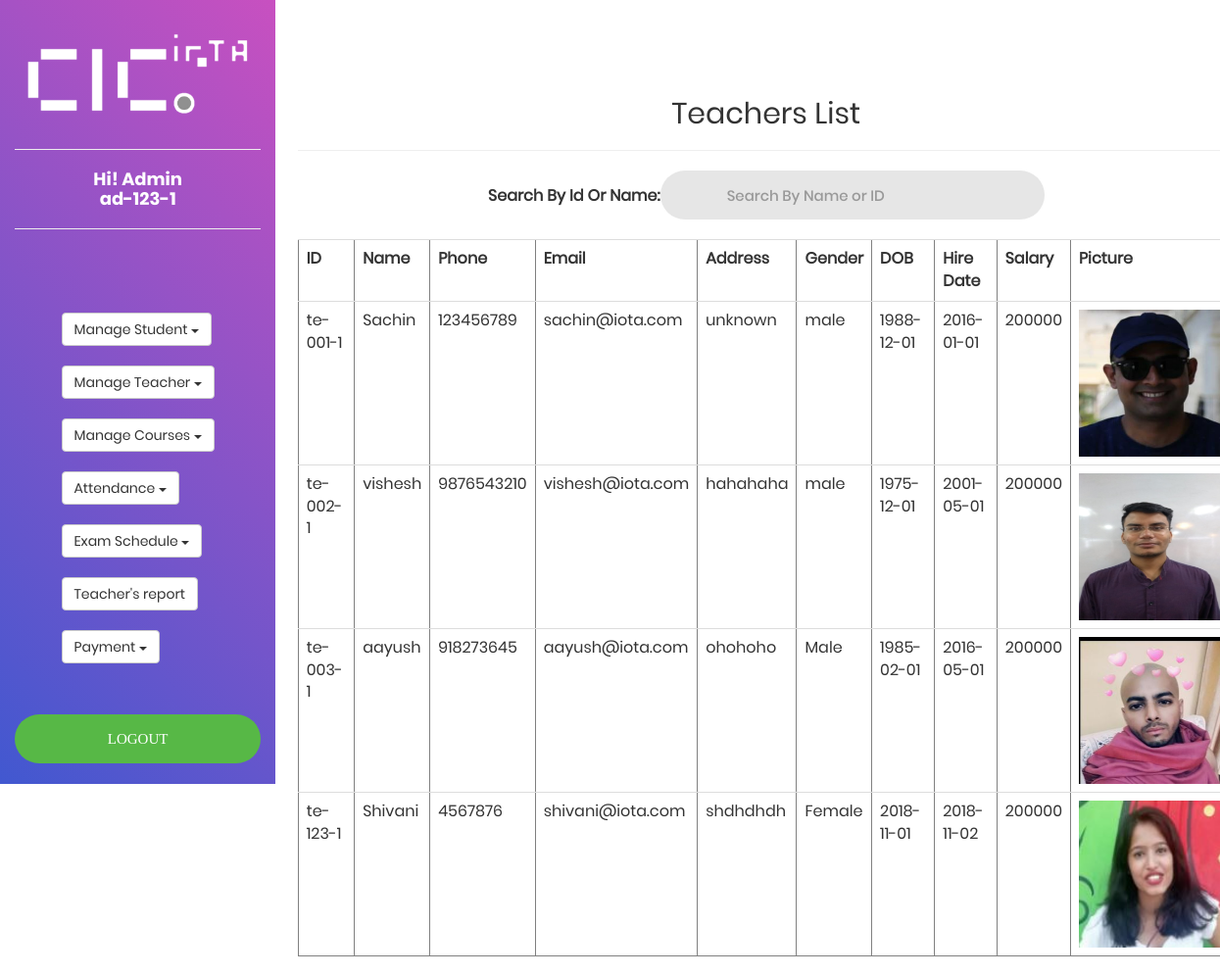
The page /module/admin/viewTeacher.php (signed in) on the database its author committed.
### tables this page shows
CREATE TABLE `teachers` (
  `id` varchar(20) NOT NULL,
  `name` varchar(20) NOT NULL,
  `password` varchar(20) NOT NULL,
  `phone` varchar(13) NOT NULL,
  `email` varchar(20) NOT NULL,
  `address` varchar(30) NOT NULL,
  `sex` varchar(7) NOT NULL,
  `dob` date NOT NULL,
  `hiredate` date NOT NULL,
  `salary` double NOT NULL
);

### module/admin/viewTeacher.php (the view, shortened to what this page needs)
<?php
$sql = "SELECT * FROM teachers;";
$res= mysql_query($sql);
$string = "";
$images_dir = "../../images/";
while($row = mysql_fetch_array($res)){
    $picname = $row['id'];
    $string .= '<tr><td>'.$row['id'].'</td><td>'.$row['name'].
    '</td><td>'.$row['phone'].'</td><td>'.$row['email'].
    '</td><td>'.$row['address'].'</td><td>'.$row['sex'].'</td><td>'.$row['dob'].
    '</td><td>'.$row['hiredate'].'</td><td>'.$row['salary'].
    "</td><td><img src='".$images_dir.$picname.".jpg' alt='$picname' width='150' height='150'>".'</td></tr>';
}
?>
<?php
include_once('sidebar-admin.php');
?>
    <div class="col-md-offset-3 p-t-100">
        <center>
            <h2>Teachers List</h2>
            <hr>
            <table>
                <tr>
                    <td><b>Search By Id Or Name: </b></td>
                    <td>
                        <input class="input100" type="text" id="mypassword" name="searchId" placeholder="Search By Name or ID"  onkeyup="getTeacher(this.value);">
                    </td>
                </tr>
            </table>
        <br/>
            <table class="table table-hover" border="1" id='teacherList'>
                <tr>
                    <th>ID</th>
                    <th>Name</th>
                    <th>Phone</th>
                    <th>Email</th>
                    <th>Address</th>
                    <th>Gender</th>
                    <th>DOB</th>
                    <th>Hire Date</th>
                    <th>Salary</th>
                    <th>Picture</th>
                </tr>
                <?php echo $string;?>
            </table>
        </center>
		</body>
</html>

### css/main.css (style rules this page uses)
* { margin: 0px; padding: 0px; box-sizing: border-box; }
body, html { height: 100%; font-family: Poppins-Regular, sans-serif; }
h1,h2,h3,h4,h5,h6 { margin: 0px; }
input { outline: none; border: none; }
.input100 { font-family: Poppins-Medium; font-size: 15px; line-height: 1.5; color: #666666; display: block; width: 100%; background: #e6e6e6; height: 50px; border-radius: 25px; padding: 0 30px 0 68px; }

### rows shown on the page
teachers: id "te-001-1", name "Sachin", phone "123456789", email "sachin@iota.com", address "unknown", sex "male", dob "1988-12-01", hiredate "2016-01-01", salary "200000", id (picture)
teachers: id "te-002-1", name "vishesh", phone "9876543210", email "vishesh@iota.com", address "hahahaha", sex "male", dob "1975-12-01", hiredate "2001-05-01", salary "200000", id (picture)
teachers: id "te-003-1", name "aayush", phone "918273645", email "aayush@iota.com", address "ohohoho", sex "Male", dob "1985-02-01", hiredate "2016-05-01", salary "200000", id (picture)
teachers: id "te-123-1", name "Shivani", phone "4567876", email "shivani@iota.com", address "shdhdhdh", sex "Female", dob "2018-11-01", hiredate "2018-11-02", salary "200000", id (picture)

### other values the page prints
$check "ad-123-1"
